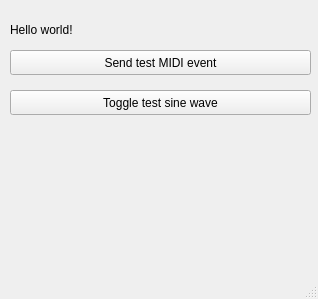
<?xml version="1.0" encoding="UTF-8"?>
<ui version="4.0">
 <class>MainWindow</class>
 <widget class="QMainWindow" name="MainWindow">
  <property name="geometry">
   <rect>
    <x>0</x>
    <y>0</y>
    <width>318</width>
    <height>299</height>
   </rect>
  </property>
  <property name="windowTitle">
   <string>MainWindow</string>
  </property>
  <widget class="QWidget" name="centralwidget">
   <widget class="QLabel" name="label">
    <property name="geometry">
     <rect>
      <x>10</x>
      <y>20</y>
      <width>291</width>
      <height>20</height>
     </rect>
    </property>
    <property name="sizePolicy">
     <sizepolicy hsizetype="Expanding" vsizetype="Preferred">
      <horstretch>0</horstretch>
      <verstretch>0</verstretch>
     </sizepolicy>
    </property>
    <property name="text">
     <string>Hello world!</string>
    </property>
   </widget>
   <widget class="QPushButton" name="pushButton">
    <property name="geometry">
     <rect>
      <x>10</x>
      <y>50</y>
      <width>301</width>
      <height>25</height>
     </rect>
    </property>
    <property name="text">
     <string>Send test MIDI event</string>
    </property>
   </widget>
   <widget class="QPushButton" name="pushButton_2">
    <property name="geometry">
     <rect>
      <x>10</x>
      <y>90</y>
      <width>301</width>
      <height>25</height>
     </rect>
    </property>
    <property name="text">
     <string>Toggle test sine wave</string>
    </property>
   </widget>
  </widget>
  <widget class="QMenuBar" name="menubar">
   <property name="geometry">
    <rect>
     <x>0</x>
     <y>0</y>
     <width>318</width>
     <height>22</height>
    </rect>
   </property>
  </widget>
  <widget class="QStatusBar" name="statusbar"/>
 </widget>
 <resources/>
 <connections/>
</ui>
